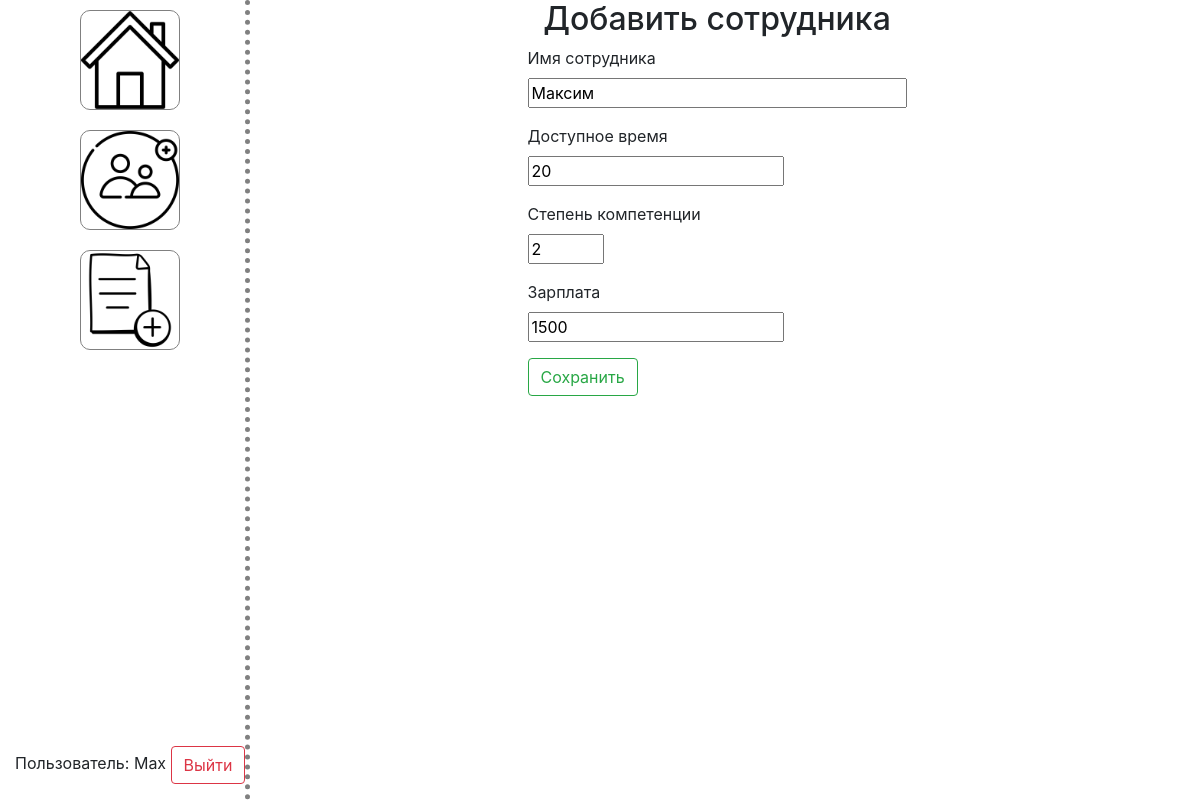
The app's page /edit_employee/1 (signed in) with its own data.
### manage.py (models this page shows, shortened)
class User(UserMixin, db.Model):
    id = db.Column(db.Integer, primary_key=True)
    username = db.Column(db.String(80), unique=True, nullable=False)
    password = db.Column(db.String(80), nullable=False)
    status = db.Column(db.String(80), nullable=False, default="default")

class Employee(db.Model):
    id = db.Column(db.Integer, primary_key=True)
    name = db.Column(db.String(80), nullable=False)
    time_available = db.Column(db.Float, nullable=False, default=0.0)
    level = db.Column(db.Integer, nullable=False, default=1)
    salary = db.Column(db.Float, nullable=False)

### views.py (the view, shortened to what this page needs)
@main_blueprint.route('/edit_employee/<employee_id>', methods=['GET', 'POST'])
@login_required
def edit_employee(employee_id):
    employee = Employee.query.get(employee_id)
    if employee is None:
        flash(f'Сотрудник с номером {employee_id} не найден', 'danger')
        return redirect(url_for('main.home'))
    form = EmployeeForm(obj=employee)
    return render_template('edit_employee.html', form=form)

### forms.py
class EmployeeForm(FlaskForm):
    name = StringField('Имя сотрудника', validators=[DataRequired()])
    time_available = IntegerField('Доступное время', validators=[DataRequired(), NumberRange(min=0)])
    level = IntegerField('Степень компетенции', validators=[DataRequired(), NumberRange(min=1, max=5)])
    salary = IntegerField('Зарплата', validators=[DataRequired(), NumberRange(min=0)])
    submit = SubmitField('Сохранить')

### app.py (called while the page is built)
def create_app(config_class=Config):
    app = Flask(__name__)
    app.config.from_object(config_class)
    db.init_app(app)
    from views import main_blueprint
    app.register_blueprint(main_blueprint)
    from auth import auth_blueprint
    app.register_blueprint(auth_blueprint)
    login_manager = LoginManager()
    login_manager.init_app(app)
    login_manager.login_view = 'auth.login'
    @login_manager.user_loader
    def load_user(id):
        return User.query.get(int(id))
    return app

### templates/edit_employee.html (shortened to what this page needs)
{% extends 'layout.html' %}
{% block content %}
<div class="container login">
    <h2>Добавить сотрудника</h2>
    <form method="POST">
        <p>
            {{ form.name.label }}<br>
            {{ form.name(size=32) }}
        </p>
        <p>
            {{ form.time_available.label }}<br>
            {{ form.time_available(size=32) }}
        </p>
        <p>
            {{ form.level.label }}<br>
            {{ form.level(size=32) }}
        </p>
        <p>
            {{ form.salary.label }}<br>
            {{ form.salary(size=32) }}
        </p>
        <p>{{ form.submit(class_="btn btn-outline-success") }}</p>
    </form>
</div>
{% endblock %}

### templates/layout.html (shortened to what this page needs)
<!DOCTYPE html>
<html>
<head>
    <link rel="stylesheet" href="https://stackpath.bootstrapcdn.com/bootstrap/4.3.1/css/bootstrap.min.css">
    <link rel="stylesheet" href="{{ url_for('static', filename='css/main.css') }}">
</head>
<body>
    <div class="container-fluid main">
        <div class="sidenavbar">
            {% if current_user.is_authenticated %}
                <div class="header">
                    <a href="{{ url_for('main.create_task') }}">
                        <img src="{{ url_for('static', filename='img/addTask.png') }}" alt="Создать новую задачу">
                    </a>
                    <a href="{{ url_for('main.create_employee') }}">
                        <img src="{{ url_for('static', filename='img/addEmployee.png') }}" alt="Добавить нового сотрудника">
                    </a>
                    <a href="/">
                        <img src="{{ url_for('static', filename='img/homeIcon.png') }}" alt="Главный экран">
                    </a>
                </div>
                <div class="footer">
                    <p>Пользователь: {{ current_user.username }} <button id="logout-button" class="btn btn-outline-danger">Выйти</button></p>
                </div>
            {% else %}
                <div class="header">
                    <p>Вход не выполнен. Пожалуйста, <a href="{{ url_for('auth.login') }}">войдите</a> или <a href="{{ url_for('auth.signup') }}">зарегистрируйтесь</a></p>
                </div>
            {% endif %}
        </div>
        <div class="content">
            {% block content %} {% endblock %}
        </div>
    </div>
</body>
</html>

### static/css/main.css (style rules this page uses)
.container, .container-fluid { display: flex; }
.sidenavbar { flex: 1; display: flex; flex-direction: column; border-right: 5px dotted grey; position: fixed; min-height: 100vh; }
.sidenavbar .footer { margin-top: auto; }
.sidenavbar .header { display: flex; flex-direction: column-reverse; align-items: center; }
.sidenavbar .header img { width: 100px; height: 100px; margin: 10px; border: 1px solid grey; border-radius: 10px; transition: background-color 0.5s ease; }
.content { flex: 4; display: flex; flex-direction: column; margin-left: 20%; }
.login { flex-direction: column; align-items: center; }
h2, .mainlable { text-align: center; }

### records on screen
User: username "Max"
Employee: name "Максим", time_available "20", level "2", salary "1500"
